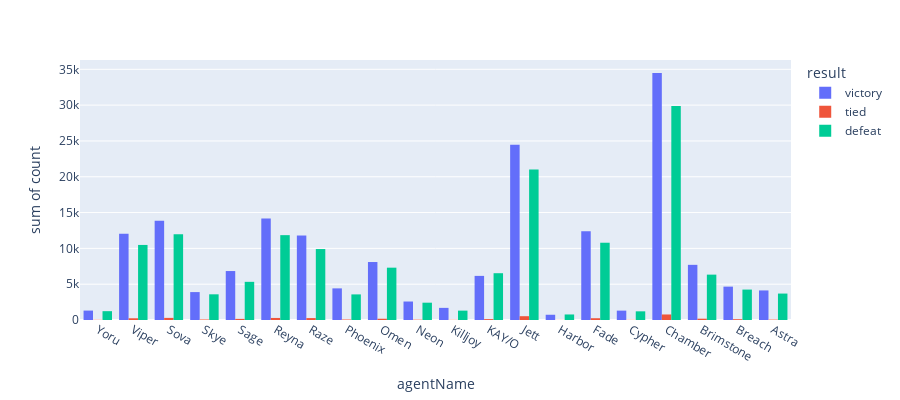

Here is the notebook cell this chart was saved with:
### Code cell
fig = px.histogram(df_matches_agents_result, x=df_matches_agents_result['agentName'], y=df_matches_agents_result['count'], color=df_matches_agents_result['result'], barmode='group',
             height=400)
fig.show()

### Figure 1 — Plotly figure (JSON) as saved in the notebook; plotly's stock layout.template omitted (floating-point values rounded to 4 significant figures)
{"data": [{"alignmentgroup": "True", "bingroup": "x", "histfunc": "sum", "hovertemplate": "result=victory<br>agentName=%{x}<br>sum of count=%{y}<extra></extra>", "legendgroup": "victory", "marker": {"color": "#636efa", "pattern": {"shape": ""}}, "name": "victory", "offsetgroup": "victory", "orientation": "v", "showlegend": true, "type": "histogram", "x": ["Yoru", "Viper", "Sova", "Skye", "Sage", "Reyna", "Raze", "Phoenix", "Omen", "Neon", "Killjoy", "KAY/O", "Jett", "Harbor", "Fade", "Cypher", "Chamber", "Brimstone", "Breach", "Astra"], "xaxis": "x", "y": [1315, 12028, 13844, 3897, 6836, 14170, 11796, 4415, 8093, 2582, 1694, 6158, 24454, 733, 12408, 1310, 34485, 7701, 4659, 4127], "yaxis": "y"}, {"alignmentgroup": "True", "bingroup": "x", "histfunc": "sum", "hovertemplate": "result=tied<br>agentName=%{x}<br>sum of count=%{y}<extra></extra>", "legendgroup": "tied", "marker": {"color": "#EF553B", "pattern": {"shape": ""}}, "name": "tied", "offsetgroup": "tied", "orientation": "v", "showlegend": true, "type": "histogram", "x": ["Yoru", "Viper", "Sova", "Skye", "Sage", "Reyna", "Raze", "Phoenix", "Omen", "Neon", "Killjoy", "KAY/O", "Jett", "Harbor", "Fade", "Cypher", "Chamber", "Brimstone", "Breach", "Astra"], "xaxis": "x", "y": [29, 241, 295, 72, 155, 286, 268, 71, 175, 50, 26, 126, 531, 13, 248, 24, 771, 181, 113, 57], "yaxis": "y"}, {"alignmentgroup": "True", "bingroup": "x", "histfunc": "sum", "hovertemplate": "result=defeat<br>agentName=%{x}<br>sum of count=%{y}<extra></extra>", "legendgroup": "defeat", "marker": {"color": "#00cc96", "pattern": {"shape": ""}}, "name": "defeat", "offsetgroup": "defeat", "orientation": "v", "showlegend": true, "type": "histogram", "x": ["Yoru", "Viper", "Sova", "Skye", "Sage", "Reyna", "Raze", "Phoenix", "Omen", "Neon", "Killjoy", "KAY/O", "Jett", "Harbor", "Fade", "Cypher", "Chamber", "Brimstone", "Breach", "Astra"], "xaxis": "x", "y": [1233, 10480, 11966, 3587, 5329, 11846, 9907, 3574, 7306, 2417, 1309, 6533, 21005, 772, 10788, 1210, 29862, 6334, 4248, 3692], "yaxis": "y"}], "layout": {"barmode": "group", "height": 400, "legend": {"title": {"text": "result"}, "tracegroupgap": 0}, "margin": {"t": 60}, "xaxis": {"anchor": "y", "domain": [0, 1], "title": {"text": "agentName"}}, "yaxis": {"anchor": "x", "domain": [0, 1], "title": {"text": "sum of count"}}}}
